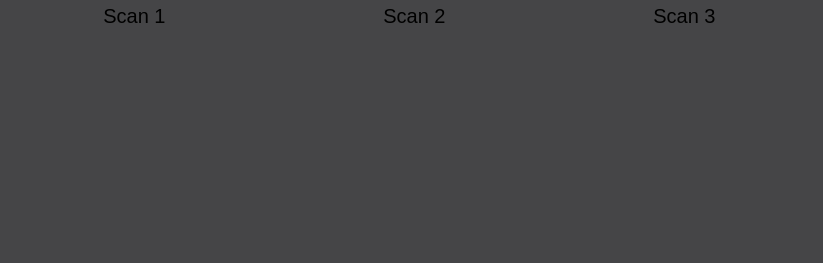
<?xml version="1.0" encoding="UTF-8"?>
<ui version="4.0">
 <class>MainWindow</class>
 <widget class="QMainWindow" name="MainWindow">
  <property name="geometry">
   <rect>
    <x>0</x>
    <y>0</y>
    <width>823</width>
    <height>263</height>
   </rect>
  </property>
  <property name="windowTitle">
   <string>microCT Controller</string>
  </property>
  <property name="styleSheet">
   <string notr="true">background-color: rgb(69, 69, 71);</string>
  </property>
  <widget class="QWidget" name="centralwidget">
   <widget class="caFrame" name="caframe">
    <property name="geometry">
     <rect>
      <x>-1</x>
      <y>0</y>
      <width>841</width>
      <height>281</height>
     </rect>
    </property>
    <widget class="caInclude" name="cainclude">
     <property name="geometry">
      <rect>
       <x>20</x>
       <y>40</y>
       <width>243</width>
       <height>201</height>
      </rect>
     </property>
     <property name="macro">
      <string notr="true">P=$(W), S=scan1</string>
     </property>
     <property name="filename" stdset="0">
      <string notr="true">../scan/scan.ui</string>
     </property>
    </widget>
    <widget class="caInclude" name="cainclude_2">
     <property name="geometry">
      <rect>
       <x>290</x>
       <y>40</y>
       <width>243</width>
       <height>201</height>
      </rect>
     </property>
     <property name="macro">
      <string notr="true">P=$(W), S=scan2</string>
     </property>
     <property name="filename" stdset="0">
      <string notr="true">../scan/scan.ui</string>
     </property>
    </widget>
    <widget class="caInclude" name="cainclude_3">
     <property name="geometry">
      <rect>
       <x>560</x>
       <y>40</y>
       <width>243</width>
       <height>201</height>
      </rect>
     </property>
     <property name="macro">
      <string notr="true">P=$(W), S=scan3</string>
     </property>
     <property name="filename" stdset="0">
      <string notr="true">../scan/scan.ui</string>
     </property>
    </widget>
    <widget class="caLabel" name="calabel_7">
     <property name="geometry">
      <rect>
       <x>20</x>
       <y>0</y>
       <width>231</width>
       <height>31</height>
      </rect>
     </property>
     <property name="font">
      <font>
       <pointsize>15</pointsize>
      </font>
     </property>
     <property name="text">
      <string>Scan 1</string>
     </property>
     <property name="alignment">
      <set>Qt::AlignCenter</set>
     </property>
     <property name="foreground">
      <color>
       <red>176</red>
       <green>176</green>
       <blue>176</blue>
      </color>
     </property>
     <property name="background">
      <color alpha="0">
       <red>160</red>
       <green>160</green>
       <blue>164</blue>
      </color>
     </property>
    </widget>
    <widget class="caLabel" name="calabel_8">
     <property name="geometry">
      <rect>
       <x>300</x>
       <y>0</y>
       <width>231</width>
       <height>31</height>
      </rect>
     </property>
     <property name="font">
      <font>
       <pointsize>15</pointsize>
      </font>
     </property>
     <property name="text">
      <string>Scan 2</string>
     </property>
     <property name="alignment">
      <set>Qt::AlignCenter</set>
     </property>
     <property name="foreground">
      <color>
       <red>176</red>
       <green>176</green>
       <blue>176</blue>
      </color>
     </property>
     <property name="background">
      <color alpha="0">
       <red>160</red>
       <green>160</green>
       <blue>164</blue>
      </color>
     </property>
    </widget>
    <widget class="caLabel" name="calabel_9">
     <property name="geometry">
      <rect>
       <x>570</x>
       <y>0</y>
       <width>231</width>
       <height>31</height>
      </rect>
     </property>
     <property name="font">
      <font>
       <pointsize>15</pointsize>
      </font>
     </property>
     <property name="text">
      <string>Scan 3</string>
     </property>
     <property name="alignment">
      <set>Qt::AlignCenter</set>
     </property>
     <property name="foreground">
      <color>
       <red>176</red>
       <green>176</green>
       <blue>176</blue>
      </color>
     </property>
     <property name="background">
      <color alpha="0">
       <red>160</red>
       <green>160</green>
       <blue>164</blue>
      </color>
     </property>
    </widget>
   </widget>
  </widget>
 </widget>
 <customwidgets>
  <customwidget>
   <class>caFrame</class>
   <extends>QFrame</extends>
   <header>caFrame</header>
   <container>1</container>
  </customwidget>
  <customwidget>
   <class>caLabel</class>
   <extends>QLabel</extends>
   <header>caLabel</header>
  </customwidget>
  <customwidget>
   <class>caInclude</class>
   <extends>QWidget</extends>
   <header>caInclude</header>
  </customwidget>
 </customwidgets>
 <resources/>
 <connections/>
</ui>
